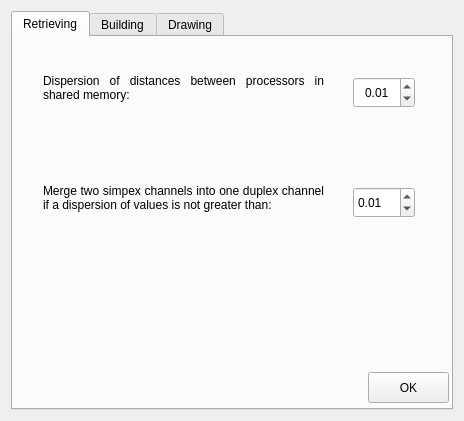
<?xml version="1.0" encoding="UTF-8"?>
<ui version="4.0">
 <class>TopoOptions</class>
 <widget class="QDialog" name="TopoOptions">
  <property name="geometry">
   <rect>
    <x>0</x>
    <y>0</y>
    <width>464</width>
    <height>421</height>
   </rect>
  </property>
  <property name="sizePolicy">
   <sizepolicy hsizetype="Fixed" vsizetype="Fixed">
    <horstretch>0</horstretch>
    <verstretch>0</verstretch>
   </sizepolicy>
  </property>
  <property name="windowTitle">
   <string>Topology viewer options</string>
  </property>
  <property name="windowIcon">
   <iconset>
    <normaloff>../img/logotype.png</normaloff>../img/logotype.png</iconset>
  </property>
  <layout class="QHBoxLayout" name="horizontalLayout">
   <item>
    <widget class="QTabWidget" name="mainWidget">
     <property name="currentIndex">
      <number>0</number>
     </property>
     <property name="usesScrollButtons">
      <bool>false</bool>
     </property>
     <widget class="QWidget" name="tabRetr">
      <attribute name="title">
       <string>Retrieving</string>
      </attribute>
      <widget class="QLabel" name="shmLbl">
       <property name="geometry">
        <rect>
         <x>30</x>
         <y>30</y>
         <width>281</width>
         <height>41</height>
        </rect>
       </property>
       <property name="text">
        <string>Dispersion of distances between processors in shared memory:</string>
       </property>
       <property name="alignment">
        <set>Qt::AlignJustify|Qt::AlignVCenter</set>
       </property>
       <property name="wordWrap">
        <bool>true</bool>
       </property>
      </widget>
      <widget class="QDoubleSpinBox" name="shmEpsSB">
       <property name="geometry">
        <rect>
         <x>340</x>
         <y>40</y>
         <width>62</width>
         <height>31</height>
        </rect>
       </property>
       <property name="alignment">
        <set>Qt::AlignCenter</set>
       </property>
       <property name="minimum">
        <double>0.000000000000000</double>
       </property>
       <property name="maximum">
        <double>0.500000000000000</double>
       </property>
       <property name="singleStep">
        <double>0.010000000000000</double>
       </property>
       <property name="value">
        <double>0.010000000000000</double>
       </property>
      </widget>
      <widget class="QLabel" name="dupLbl">
       <property name="geometry">
        <rect>
         <x>30</x>
         <y>130</y>
         <width>281</width>
         <height>61</height>
        </rect>
       </property>
       <property name="text">
        <string>Merge two simpex channels into one duplex channel if a dispersion of values is not greater than:</string>
       </property>
       <property name="alignment">
        <set>Qt::AlignJustify|Qt::AlignVCenter</set>
       </property>
       <property name="wordWrap">
        <bool>true</bool>
       </property>
      </widget>
      <widget class="QDoubleSpinBox" name="dupEpsSB">
       <property name="geometry">
        <rect>
         <x>340</x>
         <y>150</y>
         <width>62</width>
         <height>31</height>
        </rect>
       </property>
       <property name="maximum">
        <double>1.000000000000000</double>
       </property>
       <property name="singleStep">
        <double>0.010000000000000</double>
       </property>
       <property name="value">
        <double>0.010000000000000</double>
       </property>
      </widget>
      <widget class="QPushButton" name="OK1">
       <property name="geometry">
        <rect>
         <x>355</x>
         <y>335</y>
         <width>81</width>
         <height>31</height>
        </rect>
       </property>
       <property name="text">
        <string notr="true">OK</string>
       </property>
       <property name="autoDefault">
        <bool>false</bool>
       </property>
       <property name="default">
        <bool>true</bool>
       </property>
      </widget>
     </widget>
     <widget class="QWidget" name="tabBld">
      <attribute name="title">
       <string>Building</string>
      </attribute>
      <widget class="QCheckBox" name="maxDistCB">
       <property name="geometry">
        <rect>
         <x>10</x>
         <y>201</y>
         <width>301</width>
         <height>31</height>
        </rect>
       </property>
       <property name="text">
        <string>Maximize distances between
unconnected vertices</string>
       </property>
       <property name="checked">
        <bool>true</bool>
       </property>
      </widget>
      <widget class="QFrame" name="frame_2">
       <property name="geometry">
        <rect>
         <x>30</x>
         <y>240</y>
         <width>401</width>
         <height>121</height>
        </rect>
       </property>
       <property name="frameShape">
        <enum>QFrame::NoFrame</enum>
       </property>
       <property name="frameShadow">
        <enum>QFrame::Plain</enum>
       </property>
       <widget class="QLabel" name="impValLbl">
        <property name="geometry">
         <rect>
          <x>0</x>
          <y>0</y>
          <width>391</width>
          <height>17</height>
         </rect>
        </property>
        <property name="text">
         <string>- minimize impact on the other parts of the graph:</string>
        </property>
       </widget>
       <widget class="QFrame" name="frame">
        <property name="geometry">
         <rect>
          <x>30</x>
          <y>20</y>
          <width>371</width>
          <height>65</height>
         </rect>
        </property>
        <property name="frameShape">
         <enum>QFrame::NoFrame</enum>
        </property>
        <property name="frameShadow">
         <enum>QFrame::Plain</enum>
        </property>
        <widget class="QRadioButton" name="impValManRB">
         <property name="geometry">
          <rect>
           <x>0</x>
           <y>10</y>
           <width>141</width>
           <height>22</height>
          </rect>
         </property>
         <property name="text">
          <string>set manually:</string>
         </property>
         <property name="checked">
          <bool>true</bool>
         </property>
        </widget>
        <widget class="QRadioButton" name="impValAutoRB">
         <property name="enabled">
          <bool>false</bool>
         </property>
         <property name="geometry">
          <rect>
           <x>0</x>
           <y>40</y>
           <width>371</width>
           <height>22</height>
          </rect>
         </property>
         <property name="sizePolicy">
          <sizepolicy hsizetype="Expanding" vsizetype="Fixed">
           <horstretch>0</horstretch>
           <verstretch>0</verstretch>
          </sizepolicy>
         </property>
         <property name="text">
          <string>auto detect (may be slow!)</string>
         </property>
         <property name="checked">
          <bool>false</bool>
         </property>
        </widget>
        <widget class="QDoubleSpinBox" name="impactValSB">
         <property name="geometry">
          <rect>
           <x>160</x>
           <y>8</y>
           <width>70</width>
           <height>30</height>
          </rect>
         </property>
         <property name="decimals">
          <number>3</number>
         </property>
         <property name="maximum">
          <double>1.000000000000000</double>
         </property>
         <property name="singleStep">
          <double>0.001000000000000</double>
         </property>
         <property name="value">
          <double>1.000000000000000</double>
         </property>
        </widget>
       </widget>
       <widget class="QFrame" name="frame_3">
        <property name="enabled">
         <bool>false</bool>
        </property>
        <property name="geometry">
         <rect>
          <x>30</x>
          <y>85</y>
          <width>371</width>
          <height>30</height>
         </rect>
        </property>
        <property name="frameShape">
         <enum>QFrame::NoFrame</enum>
        </property>
        <property name="frameShadow">
         <enum>QFrame::Plain</enum>
        </property>
        <widget class="QLabel" name="impValAutoLbl">
         <property name="geometry">
          <rect>
           <x>40</x>
           <y>5</y>
           <width>121</width>
           <height>20</height>
          </rect>
         </property>
         <property name="text">
          <string>number of tries:</string>
         </property>
        </widget>
        <widget class="QSpinBox" name="impValAutoNoTSB">
         <property name="geometry">
          <rect>
           <x>170</x>
           <y>0</y>
           <width>60</width>
           <height>30</height>
          </rect>
         </property>
         <property name="minimum">
          <number>1</number>
         </property>
         <property name="maximum">
          <number>10</number>
         </property>
        </widget>
       </widget>
      </widget>
      <widget class="QPushButton" name="OK2">
       <property name="geometry">
        <rect>
         <x>355</x>
         <y>335</y>
         <width>81</width>
         <height>31</height>
        </rect>
       </property>
       <property name="text">
        <string notr="true">OK</string>
       </property>
       <property name="autoDefault">
        <bool>false</bool>
       </property>
       <property name="default">
        <bool>true</bool>
       </property>
      </widget>
      <widget class="QPushButton" name="maxDistHelpPB">
       <property name="geometry">
        <rect>
         <x>310</x>
         <y>205</y>
         <width>25</width>
         <height>25</height>
        </rect>
       </property>
       <property name="text">
        <string notr="true">?</string>
       </property>
      </widget>
      <widget class="QLabel" name="nonExEdgLbl">
       <property name="geometry">
        <rect>
         <x>20</x>
         <y>140</y>
         <width>321</width>
         <height>41</height>
        </rect>
       </property>
       <property name="text">
        <string>Consider non-existent edges with existence probability less than</string>
       </property>
       <property name="wordWrap">
        <bool>true</bool>
       </property>
      </widget>
      <widget class="QSpinBox" name="nonExEdgSB">
       <property name="geometry">
        <rect>
         <x>350</x>
         <y>145</y>
         <width>71</width>
         <height>31</height>
        </rect>
       </property>
       <property name="suffix">
        <string notr="true">%</string>
       </property>
       <property name="minimum">
        <number>1</number>
       </property>
       <property name="maximum">
        <number>100</number>
       </property>
      </widget>
      <widget class="Line" name="line">
       <property name="geometry">
        <rect>
         <x>10</x>
         <y>180</y>
         <width>421</width>
         <height>16</height>
        </rect>
       </property>
       <property name="orientation">
        <enum>Qt::Horizontal</enum>
       </property>
      </widget>
      <widget class="QFrame" name="frame_4">
       <property name="geometry">
        <rect>
         <x>10</x>
         <y>20</y>
         <width>421</width>
         <height>111</height>
        </rect>
       </property>
       <property name="frameShape">
        <enum>QFrame::Box</enum>
       </property>
       <property name="frameShadow">
        <enum>QFrame::Sunken</enum>
       </property>
       <widget class="QSpinBox" name="mesLenSB">
        <property name="geometry">
         <rect>
          <x>305</x>
          <y>75</y>
          <width>110</width>
          <height>30</height>
         </rect>
        </property>
        <property name="font">
         <font>
          <weight>50</weight>
          <bold>false</bold>
         </font>
        </property>
        <property name="minimum">
         <number>0</number>
        </property>
        <property name="maximum">
         <number>0</number>
        </property>
       </widget>
       <widget class="QRadioButton" name="srcMesLenRB">
        <property name="geometry">
         <rect>
          <x>10</x>
          <y>78</y>
          <width>291</width>
          <height>21</height>
         </rect>
        </property>
        <property name="font">
         <font>
          <weight>50</weight>
          <bold>false</bold>
         </font>
        </property>
        <property name="text">
         <string>defined by message length:</string>
        </property>
        <property name="checked">
         <bool>true</bool>
        </property>
       </widget>
       <widget class="QRadioButton" name="srcAvgRB">
        <property name="geometry">
         <rect>
          <x>10</x>
          <y>18</y>
          <width>331</width>
          <height>21</height>
         </rect>
        </property>
        <property name="font">
         <font>
          <weight>50</weight>
          <bold>false</bold>
         </font>
        </property>
        <property name="text">
         <string>simple average of all values</string>
        </property>
        <property name="checked">
         <bool>false</bool>
        </property>
       </widget>
       <widget class="QRadioButton" name="srcMedRB">
        <property name="geometry">
         <rect>
          <x>10</x>
          <y>48</y>
          <width>221</width>
          <height>21</height>
         </rect>
        </property>
        <property name="font">
         <font>
          <weight>50</weight>
          <bold>false</bold>
         </font>
        </property>
        <property name="text">
         <string>median of all values</string>
        </property>
       </widget>
      </widget>
      <widget class="QLabel" name="valsEdgLenLbl">
       <property name="geometry">
        <rect>
         <x>30</x>
         <y>11</y>
         <width>191</width>
         <height>17</height>
        </rect>
       </property>
       <property name="sizePolicy">
        <sizepolicy hsizetype="Expanding" vsizetype="Fixed">
         <horstretch>0</horstretch>
         <verstretch>0</verstretch>
        </sizepolicy>
       </property>
       <property name="autoFillBackground">
        <bool>true</bool>
       </property>
       <property name="text">
        <string> Values for edges' lengths:</string>
       </property>
       <property name="textFormat">
        <enum>Qt::PlainText</enum>
       </property>
      </widget>
     </widget>
     <widget class="QWidget" name="tabDrw">
      <attribute name="title">
       <string>Drawing</string>
      </attribute>
      <widget class="QCheckBox" name="hideEdgesCB">
       <property name="geometry">
        <rect>
         <x>10</x>
         <y>20</y>
         <width>231</width>
         <height>51</height>
        </rect>
       </property>
       <property name="font">
        <font>
         <weight>50</weight>
         <bold>false</bold>
        </font>
       </property>
       <property name="text">
        <string>Hide edges with existence
probability less than</string>
       </property>
      </widget>
      <widget class="QSpinBox" name="probabSB">
       <property name="enabled">
        <bool>false</bool>
       </property>
       <property name="geometry">
        <rect>
         <x>240</x>
         <y>35</y>
         <width>71</width>
         <height>25</height>
        </rect>
       </property>
       <property name="font">
        <font>
         <weight>50</weight>
         <bold>false</bold>
        </font>
       </property>
       <property name="suffix">
        <string notr="true"> %</string>
       </property>
       <property name="minimum">
        <number>1</number>
       </property>
       <property name="maximum">
        <number>100</number>
       </property>
      </widget>
      <widget class="QCheckBox" name="immRedrCB">
       <property name="geometry">
        <rect>
         <x>320</x>
         <y>27</y>
         <width>121</width>
         <height>41</height>
        </rect>
       </property>
       <property name="text">
        <string>immediate
redraw</string>
       </property>
      </widget>
      <widget class="QCheckBox" name="showVertLblsCB">
       <property name="geometry">
        <rect>
         <x>10</x>
         <y>100</y>
         <width>361</width>
         <height>22</height>
        </rect>
       </property>
       <property name="sizePolicy">
        <sizepolicy hsizetype="Expanding" vsizetype="Fixed">
         <horstretch>0</horstretch>
         <verstretch>0</verstretch>
        </sizepolicy>
       </property>
       <property name="text">
        <string>Show host names near the vertices</string>
       </property>
       <property name="checked">
        <bool>true</bool>
       </property>
      </widget>
      <widget class="QPushButton" name="OK3">
       <property name="geometry">
        <rect>
         <x>355</x>
         <y>335</y>
         <width>81</width>
         <height>31</height>
        </rect>
       </property>
       <property name="text">
        <string notr="true">OK</string>
       </property>
       <property name="autoDefault">
        <bool>false</bool>
       </property>
       <property name="default">
        <bool>true</bool>
       </property>
      </widget>
      <widget class="Line" name="line_3">
       <property name="geometry">
        <rect>
         <x>10</x>
         <y>80</y>
         <width>421</width>
         <height>16</height>
        </rect>
       </property>
       <property name="orientation">
        <enum>Qt::Horizontal</enum>
       </property>
      </widget>
     </widget>
    </widget>
   </item>
  </layout>
 </widget>
 <resources/>
 <connections>
  <connection>
   <sender>maxDistCB</sender>
   <signal>toggled(bool)</signal>
   <receiver>frame_2</receiver>
   <slot>setEnabled(bool)</slot>
   <hints>
    <hint type="sourcelabel">
     <x>216</x>
     <y>180</y>
    </hint>
    <hint type="destinationlabel">
     <x>196</x>
     <y>265</y>
    </hint>
   </hints>
  </connection>
  <connection>
   <sender>impValAutoRB</sender>
   <signal>toggled(bool)</signal>
   <receiver>frame_3</receiver>
   <slot>setEnabled(bool)</slot>
   <hints>
    <hint type="sourcelabel">
     <x>138</x>
     <y>270</y>
    </hint>
    <hint type="destinationlabel">
     <x>221</x>
     <y>300</y>
    </hint>
   </hints>
  </connection>
  <connection>
   <sender>OK1</sender>
   <signal>clicked()</signal>
   <receiver>TopoOptions</receiver>
   <slot>accept()</slot>
   <hints>
    <hint type="sourcelabel">
     <x>411</x>
     <y>313</y>
    </hint>
    <hint type="destinationlabel">
     <x>231</x>
     <y>170</y>
    </hint>
   </hints>
  </connection>
  <connection>
   <sender>OK2</sender>
   <signal>clicked()</signal>
   <receiver>TopoOptions</receiver>
   <slot>accept()</slot>
   <hints>
    <hint type="sourcelabel">
     <x>411</x>
     <y>315</y>
    </hint>
    <hint type="destinationlabel">
     <x>231</x>
     <y>170</y>
    </hint>
   </hints>
  </connection>
  <connection>
   <sender>OK3</sender>
   <signal>clicked()</signal>
   <receiver>TopoOptions</receiver>
   <slot>accept()</slot>
   <hints>
    <hint type="sourcelabel">
     <x>411</x>
     <y>315</y>
    </hint>
    <hint type="destinationlabel">
     <x>231</x>
     <y>170</y>
    </hint>
   </hints>
  </connection>
  <connection>
   <sender>hideEdgesCB</sender>
   <signal>toggled(bool)</signal>
   <receiver>probabSB</receiver>
   <slot>setEnabled(bool)</slot>
   <hints>
    <hint type="sourcelabel">
     <x>131</x>
     <y>90</y>
    </hint>
    <hint type="destinationlabel">
     <x>276</x>
     <y>92</y>
    </hint>
   </hints>
  </connection>
 </connections>
</ui>
